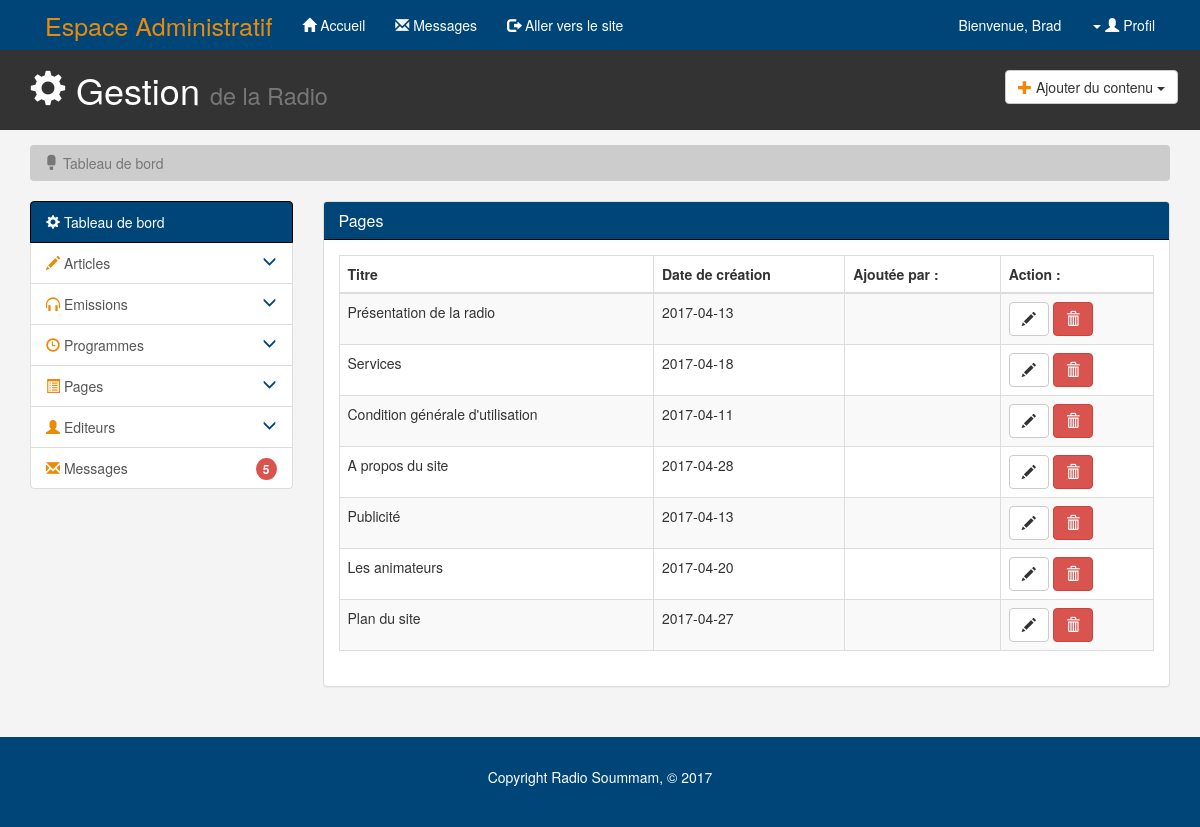
/admin.php?p=pages, run on the app's committed database.
### tables this page shows
CREATE TABLE `page` (
  `idPage` int(2) NOT NULL,
  `titre` varchar(100) NOT NULL,
  `contenu` longtext NOT NULL,
  `datePublication` date NOT NULL,
  `idEditeur` int(11) DEFAULT NULL
);

### controller/admin/PageControllerAdmin.php (called while the page is built, shortened)
<?php
class PageControllerAdmin
{
    public function showAllPage(){
        $page = new Page();
        $page = $page->getAllPage();
        require './view/admin/pages.php';
    }
}

### admin.php (called while the page is built, shortened)
<?php
new controller\admin\Router();
?>

### model/Page.php (called while the page is built, shortened)
<?php
class Page{
    private $db;
    public function __construct()
    {
        $this->db = new \engine\Connect();
        $this->db = $this->db->getPdo();
    }
    public function getAllPage()
    {
        $db = $this->db;
        $reponse = $this->db->query("SELECT * FROM page");
        return $reponse->fetchAll($db::FETCH_ASSOC);
    }
}
?>

### engine/Connect.php (called while the page is built, shortened)
<?php
class Connect {
    protected $db_name;
    protected $db_user;
    protected $db_pass;
    protected $db_host;
    public function __construct()
    {
        require "./config/config.php";
        $this->db_name = $config["db_name"];
        $this->db_user = $config["db_user"];
        $this->db_pass = $config["db_pass"];
        $this->db_host = $config["db_host"];
    }
    public function getPdo()
    {
        $pdo = new \PDO("mysql:host=$this->db_host;dbname=$this->db_name", $this->db_user, $this->db_pass);
        $this->pdo = $pdo;
        return $this->pdo;
    }
}
?>

### view/admin/pages.php (the view)
<div class="panel panel-default">
    <div class="panel-heading main-color-bg">
        <h3 class="panel-title">Pages</h3>
    </div>
    <div class="panel-body">
        <table id="example" class="table table-striped table-bordered responsive" cellspacing="0">
            <thead><tr>
                <th>Titre</th>
                <th>Date de création</th>
                <th>Ajoutée par :</th>
                <th>Action :</th>
            </tr></thead>
               <?php foreach($page as $page):?>
            <tr>
                <td><?= $page["titre"]?></td>
                <td><?=$page["datePublication"]?></td>
                <td><?=$page["idEditeur"]?></td>
                <td><a class="btn btn-default" href="./admin.php?p=editeurs&edit='<?=$page["idPage"]?>"><span class="glyphicon glyphicon-pencil" aria-hidden="true"></span></a> <a class="btn btn-danger" data-toggle="modal" data-target="#spage"><span class="glyphicon glyphicon-trash" aria-hidden="true"></span></a></td>
            </tr>
                  <?php endforeach;?>
        </table>
    </div>
</div>

### static/css/main.admin.css (style rules this page uses)
body { background:#f4f4f4; }
.main-color-bg { background-color: rgba(0, 69, 120, 1) !important; border-color: black !important; color:#ffffff !important; }

### data on the page
page: titre "Présentation de la radio", datePublication "2017-04-13"
page: titre "Services", datePublication "2017-04-18"
page: titre "Condition générale d'utilisation", datePublication "2017-04-11"
page: titre "A propos du site", datePublication "2017-04-28"
page: titre "Publicité", datePublication "2017-04-13"
page: titre "Les animateurs", datePublication "2017-04-20"
page: titre "Plan du site", datePublication "2017-04-27"
